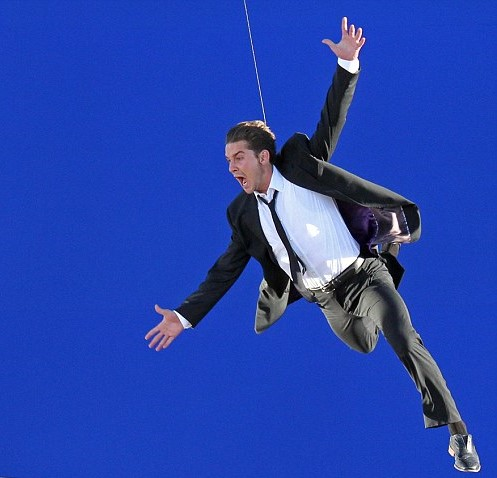
#> input picture Assignment#2/BlueScreenJump.jpg, 497 x 478 px
$ python Modify_BGRImage.py --image '../Assignment#2/BlueScreenJump.jpg'
#> lines starting #> are read from the running program, lines starting #| are printed output that depends on the picture; after the words box and inside, x2 and y2 are one past the last pixel; in counts of white or black regions, pixels touching at a corner belong together
import argparse # import argparse module to write user-friendly command-line interfaces.
import cv2      # import OpenCV module.

# "ArgumentParser" is creating an object to parse the command line into Python data.
ap = argparse.ArgumentParser()
# "add_argument" to take the strings on the command line and turn them into objects.
ap.add_argument("-i","--image",required=True)
args = vars(ap.parse_args())

# "imread" : read the image file using "args" variable
image = cv2.imread(args["image"])
#> image is the input picture: shape (478, 497, 3); mean B, G, R 174.4, 68, 37.2
cv2.imshow("Original Image", image) # display "image" in window 1

# Select sliced-matrix image along
# height[190:320] = 130pixel and width[200:370] = 170pixel
corner = image[190:320,200:370]
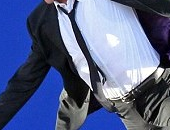
#> corner: shape (130, 170, 3); mean B, G, R 136.8, 97.7, 85.4
cv2.imshow("T-Letter Image", corner) # display "T-letter" in window 2

# Assign above sliced-matrix image with red color
image[190:320, 200:370] = (0,255,0      )
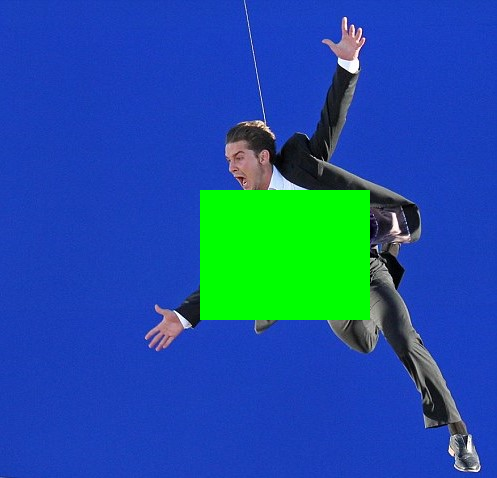
#> image: shape (478, 497, 3); 9.3% of pixels changed, all inside (x1, y1, x2, y2) = (200, 190, 370, 320)

# "imshow" display modified "image" in window 3
cv2.imshow("Modify Image", image)
# "waitKey(0) displays image for infinite time until Esc key is pressed.
cv2.waitKey(0)
# "destroyAllWindows" for closing only 'SnapshotTest' window
cv2.destroyWindow('Inputed Image')
